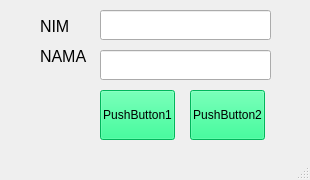
<?xml version="1.0" encoding="UTF-8"?>
<ui version="4.0">
 <class>MainWindow</class>
 <widget class="QMainWindow" name="MainWindow">
  <property name="geometry">
   <rect>
    <x>0</x>
    <y>0</y>
    <width>310</width>
    <height>180</height>
   </rect>
  </property>
  <property name="windowTitle">
   <string>MainWindow</string>
  </property>
  <widget class="QWidget" name="centralwidget">
   <widget class="QLabel" name="label">
    <property name="geometry">
     <rect>
      <x>40</x>
      <y>20</y>
      <width>47</width>
      <height>13</height>
     </rect>
    </property>
    <property name="font">
     <font>
      <pointsize>12</pointsize>
     </font>
    </property>
    <property name="text">
     <string>NIM</string>
    </property>
   </widget>
   <widget class="QLabel" name="label_2">
    <property name="geometry">
     <rect>
      <x>40</x>
      <y>50</y>
      <width>47</width>
      <height>13</height>
     </rect>
    </property>
    <property name="font">
     <font>
      <pointsize>12</pointsize>
     </font>
    </property>
    <property name="text">
     <string>NAMA</string>
    </property>
   </widget>
   <widget class="QLineEdit" name="lineEdit">
    <property name="geometry">
     <rect>
      <x>100</x>
      <y>10</y>
      <width>171</width>
      <height>30</height>
     </rect>
    </property>
    <property name="minimumSize">
     <size>
      <width>0</width>
      <height>30</height>
     </size>
    </property>
    <property name="maximumSize">
     <size>
      <width>16777215</width>
      <height>30</height>
     </size>
    </property>
    <property name="font">
     <font>
      <pointsize>12</pointsize>
     </font>
    </property>
   </widget>
   <widget class="QLineEdit" name="lineEdit_2">
    <property name="geometry">
     <rect>
      <x>100</x>
      <y>50</y>
      <width>171</width>
      <height>30</height>
     </rect>
    </property>
    <property name="minimumSize">
     <size>
      <width>0</width>
      <height>30</height>
     </size>
    </property>
    <property name="maximumSize">
     <size>
      <width>16777215</width>
      <height>30</height>
     </size>
    </property>
    <property name="font">
     <font>
      <pointsize>12</pointsize>
     </font>
    </property>
   </widget>
   <widget class="QPushButton" name="pushButton">
    <property name="geometry">
     <rect>
      <x>100</x>
      <y>90</y>
      <width>75</width>
      <height>50</height>
     </rect>
    </property>
    <property name="minimumSize">
     <size>
      <width>0</width>
      <height>50</height>
     </size>
    </property>
    <property name="maximumSize">
     <size>
      <width>16777215</width>
      <height>50</height>
     </size>
    </property>
    <property name="styleSheet">
     <string notr="true">background-color: rgb(0, 255, 127);</string>
    </property>
    <property name="text">
     <string>PushButton1</string>
    </property>
   </widget>
   <widget class="QPushButton" name="pushButton_2">
    <property name="geometry">
     <rect>
      <x>190</x>
      <y>90</y>
      <width>75</width>
      <height>50</height>
     </rect>
    </property>
    <property name="minimumSize">
     <size>
      <width>0</width>
      <height>50</height>
     </size>
    </property>
    <property name="maximumSize">
     <size>
      <width>16777215</width>
      <height>50</height>
     </size>
    </property>
    <property name="styleSheet">
     <string notr="true">background-color: rgb(0, 255, 127);</string>
    </property>
    <property name="text">
     <string>PushButton2</string>
    </property>
   </widget>
  </widget>
  <widget class="QMenuBar" name="menubar">
   <property name="geometry">
    <rect>
     <x>0</x>
     <y>0</y>
     <width>310</width>
     <height>21</height>
    </rect>
   </property>
  </widget>
  <widget class="QStatusBar" name="statusbar"/>
 </widget>
 <resources/>
 <connections/>
</ui>
